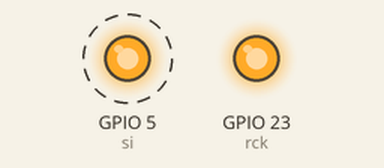
The program below on a simulated ESP32 board running MicroPython. On the bench: output pins drawn as LEDs (lit = HIGH). Dashed ring = blinking. Pins used as bus, display or sensor lines are not drawn.

Above: at 0.2 s.
Timing chart, 0 to 3.0 s (numbered marks = the images above):
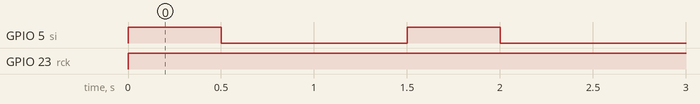

The program:

extra2_my_numbers.py
```python
import machine
import time

SEGCODE = [0x3f, 0x06, 0x5b, 0x4f,        # 0 1 2 3
           0x66, 0x6d, 0x7d, 0x07,        # 4 5 6 7
           0x7f, 0x6f]                    # 8 9

si = machine.Pin(5, machine.Pin.OUT)      # SI  — 켤지 말지를 올려 두는 핀
rck = machine.Pin(23, machine.Pin.OUT)    # RCK — 한꺼번에 내보내는 핀
sck = machine.Pin(18, machine.Pin.OUT)    # SCK — 한 칸씩 미는 핀


def hc595_shift(dat):                     # 숫자 하나를 도우미 칩에 보내기
    rck.off()
    for bit in range(7, -1, -1):          # 맨 왼쪽 자리부터 하나씩
        value = 1 & (dat >> bit)          # 그 자리가 0인지 1인지
        sck.off()
        si.value(value)                   # 값 올려 두기
        sck.on()                          # 한 칸 밀어 넣기
    rck.on()                              # 8칸을 한꺼번에 내보내기


mynum = [3, 1, 4]                         # 보여 줄 숫자를 목록에 담기

while True:
    for num in mynum:                     # 목록에서 하나씩 꺼내기
        hc595_shift(SEGCODE[num])
        time.sleep_ms(500)
```

Measured:
- by itself, GPIO 5 (si): alternates HIGH for 0.50 s and LOW for 1.0 s
- by itself, GPIO 23 (rck): LOW → HIGH at 0.00 s
